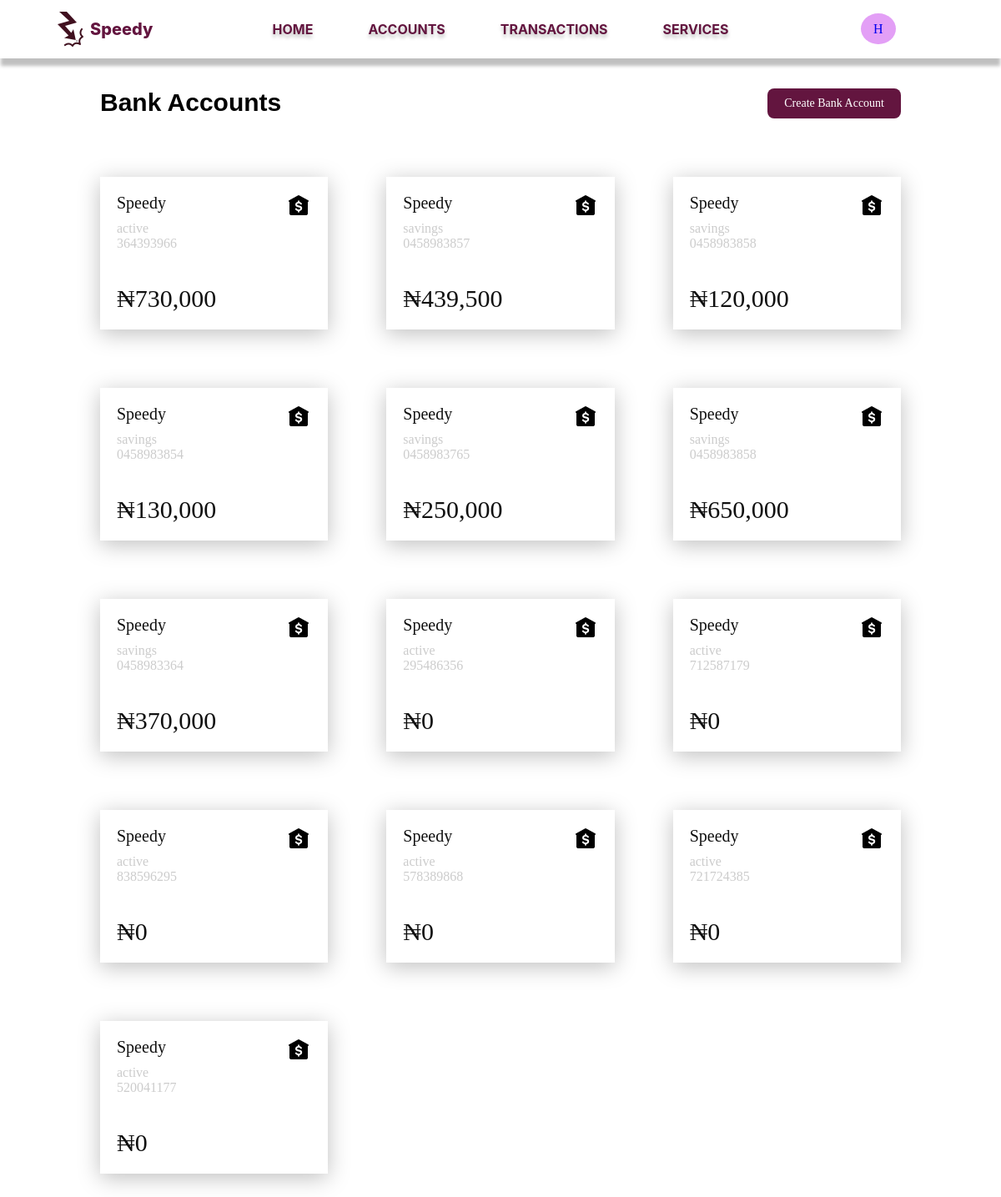
The app's page /HabibiMy/accounts (signed in) with its own data.
### app/models.py (models this page shows, shortened)
class Customer(db.Model):
  id = db.Column(db.Integer, primary_key=True)
  user_id = db.Column(db.Integer,db.ForeignKey('user.id'))
  first_name = db.Column(db.String(140))
  last_name = db.Column(db.String(140))
  email = db.Column(db.String(120), index=True, unique=True)
  phone_number = db.Column(db.String(204), unique=True)
  username = db.Column(db.String(200))
  address = db.relationship('Address', backref='customer', lazy='dynamic')
  dob = db.Column(db.DateTime)
  date_created= db.Column(db.DateTime, default=datetime.utcnow)
  bank_name = db.Column(db.String(240), default="Speedy")
  accounts = db.relationship('Account', backref='customer', lazy='dynamic')

class Account(db.Model):
  id = db.Column(db.Integer, primary_key=True)
  cus_id = db.Column(db.Integer, db.ForeignKey('customer.id'))
  account_number = db.Column(db.String(100), nullable=False)
  account_pin = db.Column(db.String(4))
  acc_type = db.Column(db.String(240))
  status = db.Column(db.String(10), default='active')
  balance = db.Column(db.Integer)
  bank_name = db.Column(db.String(240), default="Speedy", nullable=False)
  date_created = db.Column(db.DateTime, default=datetime.utcnow)
  req_clos = db.Column(db.String(3), default="No")
  transactions = db.relationship('Transaction', backref='account', lazy='dynamic')
  def parse_balance(self):
    balance = list(str(self.balance))
    num = len(str(self.balance))
    j = 0
    if num > 3:
      if num % 3 == 1:
        balance.insert(1, ",")
        for i in range(4, num):
          if i % 3 == 2:
            balance.insert(i+j, ",")
            j+=1
      if num % 3 == 2:
        balance.insert(2, ",")
        for i in range(4, num):
          if i % 3 == 0:
            balance.insert(i+j, ",")
            j+=1
      if num % 3 == 0:
        for i in range(2, num):
          if i % 3 == 0:
            balance.insert(i+j, ",")
            j+=1
    return "".join(balance)

### app/routes.py (the view)
@app.route('/<username>/accounts')
@login_required
def accounts(username):
    customer: Customer = Customer.query.filter_by(user_id=current_user.id).first()
    if username != customer.username:
        return redirect(url_for('user_home', username=customer.username))
    accounts = customer.accounts
    return render_template('accounts.html', customer=customer, accounts=accounts)

### app/models.py (called while the page is built)
@login.user_loader
def load_user(id):
  return User.query.get(int(id))

### app/templates/accounts.html (shortened to what this page needs)
{% extends 'nav-bar.html' %}
{% block content %}
<link rel="stylesheet" href="{{ url_for('static', filename='styles/accounts.css') }}">
<div class="accounts">
  <div class="bank-btn">
    <p>Bank Accounts</p>
    <a href="{{ url_for('create_acc', username=customer.username) }}">Create Bank Account</a>
  </div>
  <div class="account-grid">
    {% for account in accounts %}
    <a href="/{{customer.username}}/accounts/{{account.id}}">
      <div class="account-tile" account-id="{{ account.id }}">
        <div class="name-icon">
          <div class="name">
            <p class="bk-name">{{account.bank_name}}</p>
            <p class="status">{{account.acc_type}}</p>
            <p class="status">{{account.account_number}}</p>
          </div>
          <div class="icon">
            <img src="{{ url_for('static', filename='images/bank-icon.png') }}" alt="">
          </div>
        </div>
        <div class="amount">
          <p>&#8358;{{ account.parse_balance() }}</p>
        </div>
      </div>
    </a>
    {% endfor %}
  </div>
</div>
{% endblock %}

### app/templates/nav-bar.html (shortened to what this page needs)
<!DOCTYPE html>
<html lang="en">
<head>
  <link rel="stylesheet" href="{{ url_for('static', filename='styles/nav-bar.css') }}">
</head>
<body>
  <div class="nav-bar">
    <div class="logo">
      <img src="{{ url_for('static', filename='images/logo.png') }}" alt="">
      <a href="">Speedy</a>
    </div>
    <div class="links">
      <a href="{{ url_for('user_home', username=customer.username)}}">HOME</a>
      <a href="{{ url_for('accounts', username=customer.username)}}">ACCOUNTS</a>
      <a href="{{ url_for('transactions', username=customer.username )}}">TRANSACTIONS</a>
      <a href="{{ url_for('services', username=customer.username) }}">SERVICES</a>
    </div>
    <div class="profile" title="View your profile">
      <a href="{{ url_for('profile', username=customer.username)}}">{{ customer.username[0] }}</a>
    </div>
  </div>
  <div class="content">
    {% block content %}
    {% endblock %}
  </div>
</body>
</html>

### app/static/styles/nav-bar.css (style rules this page uses)
* { padding: 0; margin: 0; box-sizing: border-box; }
.nav-bar { min-width: 1015px; display: flex; justify-content: space-between; padding: 0 10%; height: 70px; align-items: center; background: #FFF; box-shadow: 0px 10px 4px -1px rgba(0, 0, 0, 0.25); }
.logo { width: 10%; display: flex; align-items: center; }
.logo a { color: #63153F; text-align: center; text-decoration: none; font-family: Inter; font-size: 20px; font-weight: 800; }
.links a { color: #63153F; padding: 0 33px; text-decoration: none; font-family: Inter; font-size: 16px; font-weight: 700; text-shadow: 0px 4px 4px rgba(0, 0, 0, 0.25); }
.profile a { padding: 10px 15px; background: #E39FF6; border-radius: 50%; text-decoration: none; }
.links { width: 30%; display: flex; justify-content: center; }
.profile { width: 10%; }
@media screen and (max-width: 1200px) { .nav-bar { padding: 0 5%; } }

### app/static/styles/accounts.css (style rules this page uses)
body { background: #fff; }
a { text-decoration: none; }
a p { color: #101010; }
.accounts { max-width: 80%; margin: 3% auto; }
.account-grid { display: grid; margin-top: 70px; grid-template-columns: repeat(3, 1fr); gap: 70px; }
.bank-btn { margin-bottom: 30px; }
.bank-btn p { font-size: 30px; font-family: 'Gill Sans', 'Gill Sans MT', Calibri, 'Trebuchet MS', sans-serif; font-weight: 700; }
.bank-btn a { text-decoration: none; padding: 10px 20px; font-size: 14px; background: #63153F; color: #fff; border-radius: 8px; }
.bank-btn { display: flex; justify-content: space-between; }
.account-tile { padding: 20px; background: #fff; box-shadow: 0 5px 25px 0 rgba(0, 0, 0, 0.25); }
.name-icon { display: flex; justify-content: space-between; margin-bottom: 40px; }
.name .bk-name { font-size: 20px; margin-bottom: 10px; }
.name .status { color: #ccc; }
.amount { font-size: 30px; font-weight: 500; }

### records on screen
Customer: username "H"
Account: bank_name "Speedy", acc_type "active", account_number "364393966", parse_balance "730,000"
Account: bank_name "Speedy", acc_type "savings", account_number "0458983857", parse_balance "439,500"
Account: bank_name "Speedy", acc_type "savings", account_number "0458983858", parse_balance "120,000"
Account: bank_name "Speedy", acc_type "savings", account_number "0458983854", parse_balance "130,000"
Account: bank_name "Speedy", acc_type "savings", account_number "0458983765", parse_balance "250,000"
Account: bank_name "Speedy", acc_type "savings", account_number "0458983858", parse_balance "650,000"
Account: bank_name "Speedy", acc_type "savings", account_number "0458983364", parse_balance "370,000"
Account: bank_name "Speedy", acc_type "active", account_number "295486356", parse_balance "0"
Account: bank_name "Speedy", acc_type "active", account_number "712587179", parse_balance "0"
Account: bank_name "Speedy", acc_type "active", account_number "838596295", parse_balance "0"
Account: bank_name "Speedy", acc_type "active", account_number "578389868", parse_balance "0"
Account: bank_name "Speedy", acc_type "active", account_number "721724385", parse_balance "0"
Account: bank_name "Speedy", acc_type "active", account_number "520041177", parse_balance "0"
